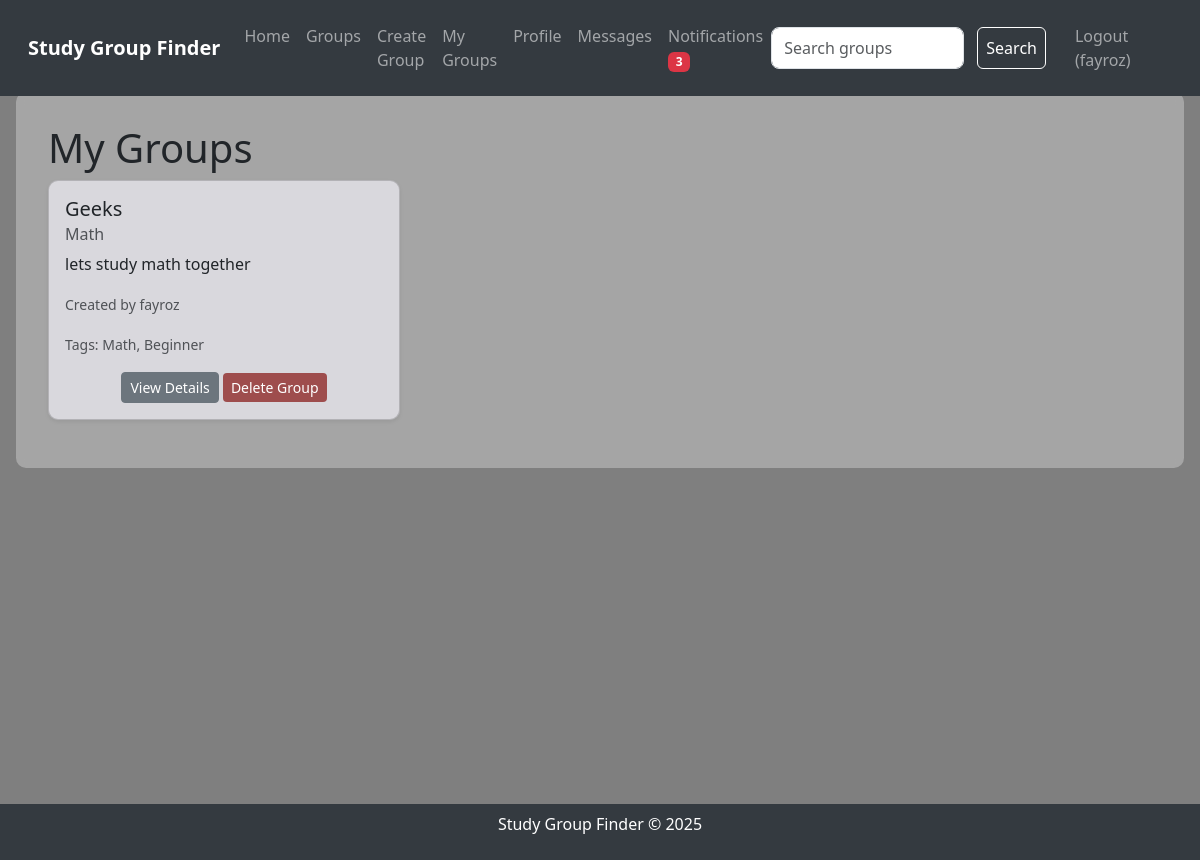
Before: /my_groups (signed in) with the older database file.
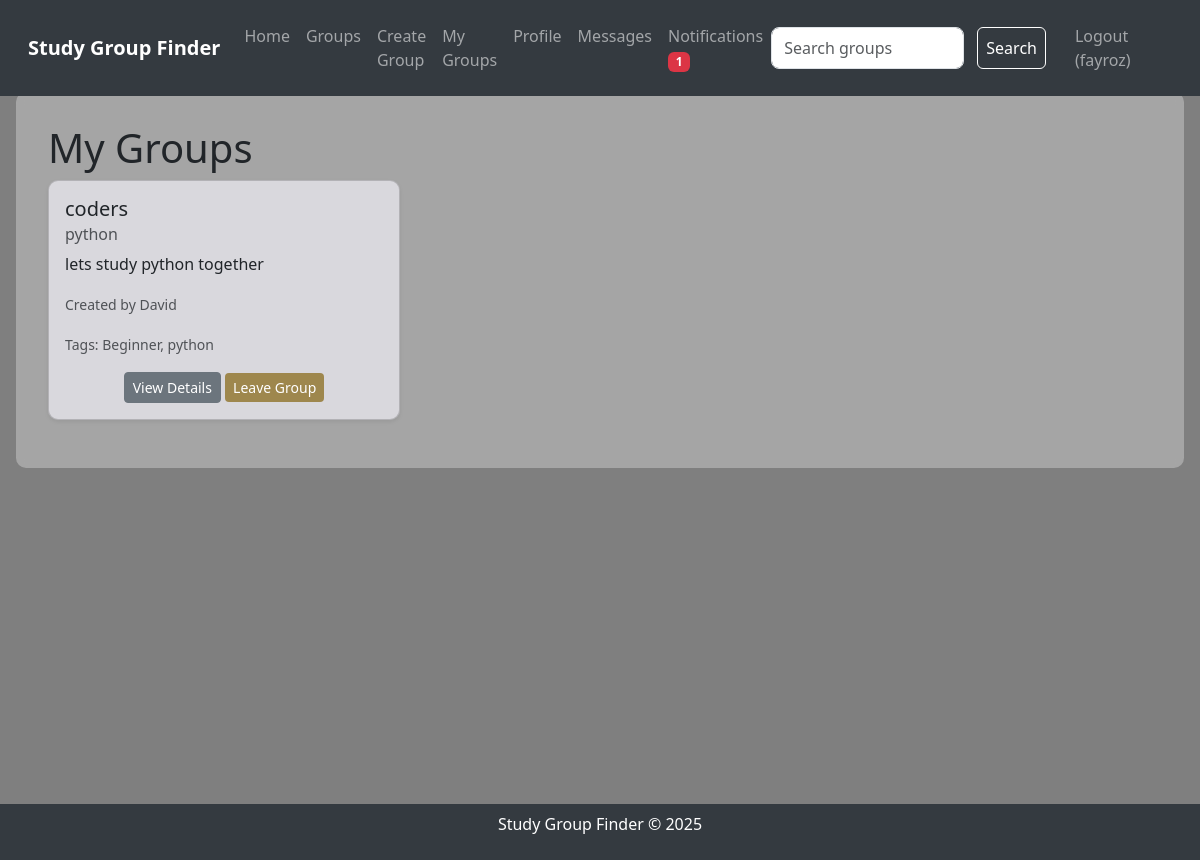
After: the same page with the newer database file.
### tables this page shows
CREATE TABLE users
                 (id INTEGER PRIMARY KEY AUTOINCREMENT,
                  username TEXT UNIQUE NOT NULL,
                  password TEXT NOT NULL,
                  bio TEXT,
                  interests TEXT);

CREATE TABLE groups
                 (id INTEGER PRIMARY KEY AUTOINCREMENT,
                  name TEXT NOT NULL,
                  subject TEXT NOT NULL,
                  description TEXT,
                  creator_id INTEGER,
                  FOREIGN KEY (creator_id) REFERENCES users(id));

CREATE TABLE tags
                 (id INTEGER PRIMARY KEY AUTOINCREMENT,
                  name TEXT NOT NULL UNIQUE);

### app.py (the view)
@app.route('/my_groups')
def my_groups():
    if 'user_id' not in session:
        flash('Please log in to view your groups.', 'danger')
        return redirect(url_for('login'))
    conn = sqlite3.connect('study_groups.db')
    c = conn.cursor()
    c.execute("SELECT groups.id, groups.name, groups.subject, groups.description, users.username "
              "FROM groups JOIN users ON groups.creator_id = users.id "
              "JOIN group_members ON groups.id = group_members.group_id "
              "WHERE group_members.user_id = ?", (session['user_id'],))
    groups = c.fetchall()
    tags_dict = {}
    for group in groups:
        c.execute("SELECT tags.name FROM tags JOIN group_tags ON tags.id = group_tags.tag_id WHERE group_tags.group_id = ?", (group[0],))
        tags_dict[group[0]] = c.fetchall()
    try:
        c.execute("SELECT COUNT(*) FROM notifications WHERE user_id = ? AND read = FALSE",
                  (session['user_id'],))
        notification_count = c.fetchone()[0]
    except sqlite3.OperationalError:
        init_db()
        notification_count = 0
    conn.close()
    return render_template('my_groups.html', groups=groups, tags_dict=tags_dict, notification_count=notification_count)

### app.py (called while the page is built)
@app.after_request
def add_header(response):
    response.headers["Cache-Control"] = "no-cache, no-store, must-revalidate"
    response.headers["Pragma"] = "no-cache"
    response.headers["Expires"] = "0"
    return response

### templates/my_groups.html (shortened to what this page needs)
{% extends "layout.html" %}
{% block content %}
    <div class="page-content">
        <h1>My Groups</h1>
        {% if groups %}
            <div class="row">
                {% for group in groups %}
                    <div class="col-md-4 mb-3">
                        <div class="card group-card shadow-sm">
                            <div class="card-body">
                                <h5 class="card-title">{{ group[1] }}</h5>
                                <h6 class="card-subtitle mb-2 text-muted">{{ group[2] }}</h6>
                                <p class="card-text">{{ group[3] }}</p>
                                <p class="card-text"><small class="text-muted">Created by {{ group[4] }}</small></p>
                                <p class="card-text"><small class="text-muted">Tags:
                                    {% set group_id = group[0] %}
                                    {% for tag in (tags_dict[group_id] if group_id in tags_dict else []) %}
                                        {{ tag[0] }}{% if not loop.last %}, {% endif %}
                                    {% endfor %}
                                </small></p>
                                <div class="text-center">
                                    <a href="{{ url_for('group_details', group_id=group[0]) }}" class="btn btn-secondary btn-sm">View Details</a>
                                    {% if session.username == group[4] %}
                                        <a href="{{ url_for('delete_group', group_id=group[0]) }}" class="btn btn-danger btn-sm" onclick="return confirm('Are you sure you want to delete this group?')">Delete Group</a>
                                    {% else %}
                                        <a href="{{ url_for('leave_group', group_id=group[0]) }}" class="btn btn-warning btn-sm" onclick="return confirm('Are you sure you want to leave this group?')">Leave Group</a>
                                    {% endif %}
                                </div>
                            </div>
                        </div>
                    </div>
                {% endfor %}
            </div>
        {% else %}
            <p>You haven't joined any groups yet. <a href="{{ url_for('groups') }}">Join one</a> or <a href="{{ url_for('create_group') }}">create your own</a>!</p>
        {% endif %}
    </div>
{% endblock %}

### templates/layout.html (shortened to what this page needs)
<!DOCTYPE html>
<html lang="en">
<head>
    <link href="https://cdn.jsdelivr.net/npm/bootstrap@5.3.0/dist/css/bootstrap.min.css" rel="stylesheet">
    <link rel="stylesheet" href="{{ url_for('static', filename='styles.css') }}">
</head>
<body>
    <nav class="navbar navbar-expand-lg navbar-dark">
        <div class="container-fluid">
            <a class="navbar-brand" href="{{ url_for('index') }}">Study Group Finder</a>
            <div class="collapse navbar-collapse" id="navbarNav">
                <ul class="navbar-nav me-auto">
                    <li class="nav-item">
                        <a class="nav-link" href="{{ url_for('index') }}">Home</a>
                    </li>
                    <li class="nav-item">
                        <a class="nav-link" href="{{ url_for('groups') }}">Groups</a>
                    </li>
                    {% if session.user_id %}
                        <li class="nav-item">
                            <a class="nav-link" href="{{ url_for('create_group') }}">Create Group</a>
                        </li>
                        <li class="nav-item">
                            <a class="nav-link" href="{{ url_for('my_groups') }}">My Groups</a>
                        </li>
                        <li class="nav-item">
                            <a class="nav-link" href="{{ url_for('profile') }}">Profile</a>
                        </li>
                        <li class="nav-item">
                            <a class="nav-link" href="{{ url_for('messages') }}">Messages</a>
                        </li>
                        <li class="nav-item">
                            <a class="nav-link" href="{{ url_for('notifications') }}">
                                Notifications
                                {% if notification_count > 0 %}
                                    <span class="badge bg-danger">{{ notification_count }}</span>
                                {% endif %}
                            </a>
                        </li>
                    {% endif %}
                </ul>
                <form class="d-flex" action="{{ url_for('search_groups') }}" method="post">
                    <input class="form-control me-2" type="search" placeholder="Search groups" aria-label="Search" name="search_query">
                    <button class="btn btn-outline-light" type="submit">Search</button>
                </form>
                <ul class="navbar-nav ms-3">
                    {% if session.user_id %}
                        <li class="nav-item">
                            <a class="nav-link" href="{{ url_for('logout') }}">Logout ({{ session.username }})</a>
                        </li>
                    {% endif %}
                </ul>
            </div>
        </div>
    </nav>
    <div class="content-wrapper">
        {% block content %}{% endblock %}
    </div>
    <footer class="footer">
        <p>Study Group Finder © 2025</p>
    </footer>
</body>
</html>

Changed rows visible on the page:
no longer on this page (row unchanged): users: username "fayroz"
removed groups: name "Geeks", subject "Math", description "lets study math together", username "fayroz", tags (name "Beginner")
no longer on this page (row unchanged): tags: name "Math", shown under "Geeks"
added groups: name "coders", subject "python", description "lets study python together", username "David", tags (name "Beginner")
added tags: name "python", shown under "coders"
Other visible differences:
{{ notification_count }}: "3" → "1"
{{ session.username }}: (not shown) → "fayroz"
